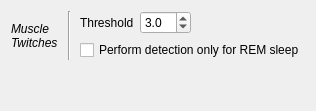
                     <widget class="QWidget" name="_mt_page">
                      <layout class="QVBoxLayout" name="verticalLayout_27">
                       <item>
                        <layout class="QGridLayout" name="gridLayout_29">
                         <property name="topMargin">
                          <number>0</number>
                         </property>
                         <item row="0" column="3">
                          <widget class="QDoubleSpinBox" name="_ToolMTTh">
                           <property name="toolTip">
                            <string>&lt;html&gt;&lt;head/&gt;&lt;body&gt;&lt;p&gt;Number of standard deviation of the derivative signal&lt;/p&gt;&lt;/body&gt;&lt;/html&gt;</string>
                           </property>
                           <property name="decimals">
                            <number>1</number>
                           </property>
                           <property name="maximum">
                            <double>20.000000000000000</double>
                           </property>
                           <property name="value">
                            <double>3.000000000000000</double>
                           </property>
                          </widget>
                         </item>
                         <item row="0" column="2">
                          <widget class="QLabel" name="label_93">
                           <property name="text">
                            <string>Threshold</string>
                           </property>
                          </widget>
                         </item>
                         <item row="1" column="2" colspan="4">
                          <widget class="QCheckBox" name="_ToolMTOnly">
                           <property name="text">
                            <string>Perform detection only for REM sleep</string>
                           </property>
                          </widget>
                         </item>
                         <item row="0" column="1" rowspan="2">
                          <widget class="Line" name="line_37">
                           <property name="minimumSize">
                            <size>
                             <width>10</width>
                             <height>0</height>
                            </size>
                           </property>
                           <property name="orientation">
                            <enum>Qt::Vertical</enum>
                           </property>
                          </widget>
                         </item>
                         <item row="0" column="0" rowspan="2">
                          <widget class="QLabel" name="label_94">
                           <property name="font">
                            <font>
                             <italic>true</italic>
                             <stylestrategy>PreferDefault</stylestrategy>
                             <kerning>true</kerning>
                            </font>
                           </property>
                           <property name="text">
                            <string>Muscle
Twitches</string>
                           </property>
                          </widget>
                         </item>
                         <item row="0" column="4">
                          <spacer name="horizontalSpacer_42">
                           <property name="orientation">
                            <enum>Qt::Horizontal</enum>
                           </property>
                           <property name="sizeHint" stdset="0">
                            <size>
                             <width>40</width>
                             <height>20</height>
                            </size>
                           </property>
                          </spacer>
                         </item>
                        </layout>
                       </item>
                       <item>
                        <spacer name="verticalSpacer_13">
                         <property name="orientation">
                          <enum>Qt::Vertical</enum>
                         </property>
                         <property name="sizeHint" stdset="0">
                          <size>
                           <width>20</width>
                           <height>40</height>
                          </size>
                         </property>
                        </spacer>
                       </item>
                      </layout>
                     </widget>
